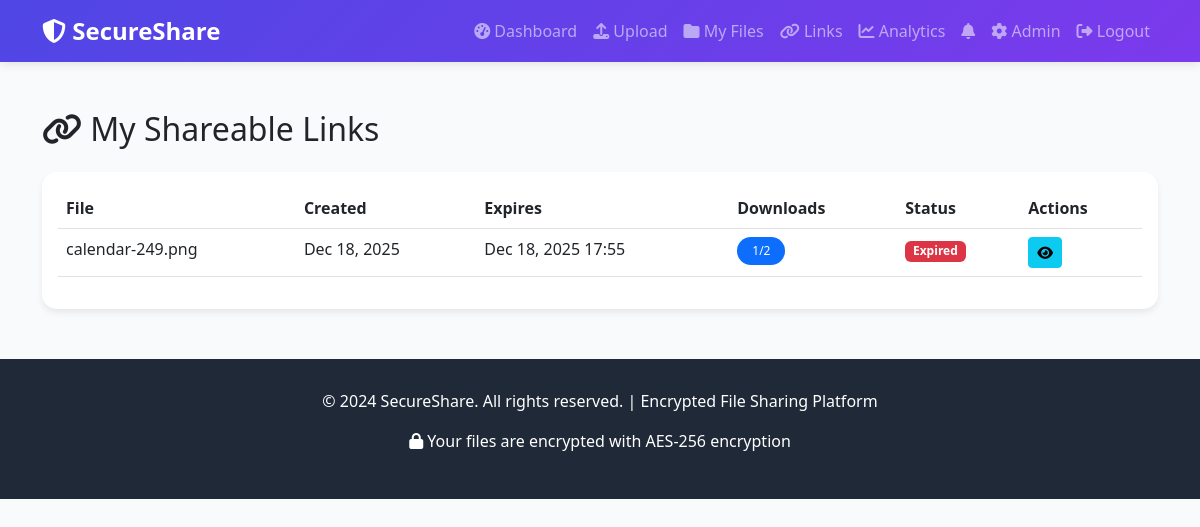
Page /links/ (signed in) on the committed database.
### core/models.py (models this page shows, shortened)
class ShareableLink(models.Model):
    id = models.UUIDField(primary_key=True, default=uuid.uuid4, editable=False)
    file = models.ForeignKey(EncryptedFile, on_delete=models.CASCADE, related_name='links')
    token = models.CharField(max_length=64, unique=True)
    created_at = models.DateTimeField(auto_now_add=True)
    expires_at = models.DateTimeField()
    max_downloads = models.IntegerField(default=10)
    download_count = models.IntegerField(default=0)
    is_active = models.BooleanField(default=True)
    password_protected = models.BooleanField(default=False)
    access_password = models.CharField(max_length=128, blank=True, null=True)
    def is_expired(self):
        return timezone.now() > self.expires_at or self.download_count >= self.max_downloads

class EncryptedFile(models.Model):
    id = models.UUIDField(primary_key=True, default=uuid.uuid4, editable=False)
    owner = models.ForeignKey(User, on_delete=models.CASCADE, related_name='files')
    original_filename = models.CharField(max_length=255)
    encrypted_filename = models.CharField(max_length=255)
    file_size = models.BigIntegerField()
    file_hash = models.CharField(max_length=64)
    encryption_iv = models.BinaryField()
    uploaded_at = models.DateTimeField(auto_now_add=True)
    is_active = models.BooleanField(default=True)

### core/views.py (the view)
# urls.py: path('links/', views.my_links, name='my_links'),
@login_required
def my_links(request):
    links = ShareableLink.objects.filter(file__owner=request.user).order_by('-created_at')
    paginator = Paginator(links, 10)
    page_number = request.GET.get('page')
    page_obj = paginator.get_page(page_number)
    return render(request, 'my_links.html', {'page_obj': page_obj})

### core/templates/my_links.html (shortened to what this page needs)
{% extends 'base.html' %}
{% block content %}
<h2 class="mb-4"><i class="fas fa-link"></i> My Shareable Links</h2>
<div class="card">
    <div class="card-body">
        {% if page_obj %}
        <div class="table-responsive">
            <table class="table table-hover">
                <thead>
                    <tr>
                        <th>File</th>
                        <th>Created</th>
                        <th>Expires</th>
                        <th>Downloads</th>
                        <th>Status</th>
                        <th>Actions</th>
                    </tr>
                </thead>
                <tbody>
                    {% for link in page_obj %}
                    <tr>
                        <td>{{ link.file.original_filename }}</td>
                        <td>{{ link.created_at|date:"M d, Y" }}</td>
                        <td>{{ link.expires_at|date:"M d, Y H:i" }}</td>
                        <td>
                            <span class="badge badge-custom bg-primary">
                                {{ link.download_count }}/{{ link.max_downloads }}
                            </span>
                        </td>
                        <td>
                            {% if link.is_expired %}
                            <span class="badge bg-danger">Expired</span>
                            {% elif link.is_active %}
                            <span class="badge bg-success">Active</span>
                            {% else %}
                            <span class="badge bg-secondary">Inactive</span>
                            {% endif %}
                        </td>
                        <td>
                            <a href="{% url 'link_details' link.id %}" class="btn btn-sm btn-info" title="View Details">
                                <i class="fas fa-eye"></i>
                            </a>
                        </td>
                    </tr>
                    {% endfor %}
                </tbody>
            </table>
        </div>
        {% else %}
        <div class="text-center py-5">
            <i class="fas fa-link fa-4x text-muted mb-3"></i>
            <h5>No links created yet</h5>
            <p class="text-muted">Create shareable links for your files</p>
        </div>
        {% endif %}
    </div>
</div>
{% endblock %}

### core/templates/base.html (style rules this page uses)
:root { --primary-color: #4F46E5; --secondary-color: #10B981; --dark-bg: #1F2937; --light-bg: #F9FAFB; }
body { font-family: 'Segoe UI', Tahoma, Geneva, Verdana, sans-serif; background-color: var(--light-bg); }
.card { border: none; border-radius: 15px; box-shadow: 0 4px 6px rgba(0,0,0,0.07); transition: transform 0.3s, box-shadow 0.3s; }
.badge-custom { padding: 8px 15px; border-radius: 20px; font-weight: 500; }

### rows in the picture
ShareableLink: file.original_filename "calendar-249.png", created_at "Dec 18, 2025", expires_at "Dec 18, 2025 17:55", download_count "1", max_downloads "2", shows "Expired"
